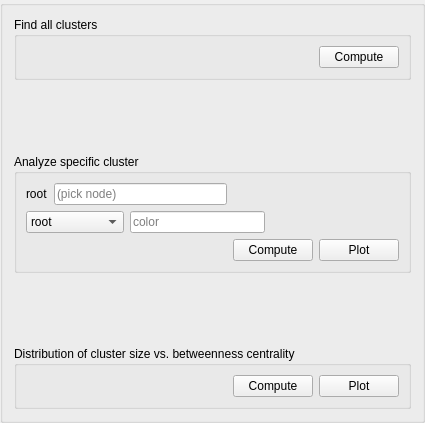
<?xml version="1.0" encoding="UTF-8"?>
<ui version="4.0">
 <class>GroupBox</class>
 <widget class="QGroupBox" name="GroupBox">
  <property name="geometry">
   <rect>
    <x>0</x>
    <y>0</y>
    <width>425</width>
    <height>423</height>
   </rect>
  </property>
  <property name="sizePolicy">
   <sizepolicy hsizetype="Preferred" vsizetype="Minimum">
    <horstretch>0</horstretch>
    <verstretch>0</verstretch>
   </sizepolicy>
  </property>
  <property name="windowTitle">
   <string>GroupBox</string>
  </property>
  <layout class="QVBoxLayout" name="verticalLayout_2">
   <item>
    <widget class="QGroupBox" name="groupBox">
     <property name="title">
      <string>Find all clusters</string>
     </property>
     <layout class="QHBoxLayout" name="horizontalLayout_2">
      <item>
       <spacer name="horizontalSpacer">
        <property name="orientation">
         <enum>Qt::Horizontal</enum>
        </property>
        <property name="sizeHint" stdset="0">
         <size>
          <width>117</width>
          <height>20</height>
         </size>
        </property>
       </spacer>
      </item>
      <item>
       <widget class="QPushButton" name="pushButton_save_clusters">
        <property name="text">
         <string>Compute</string>
        </property>
       </widget>
      </item>
     </layout>
    </widget>
   </item>
   <item>
    <spacer name="verticalSpacer">
     <property name="orientation">
      <enum>Qt::Vertical</enum>
     </property>
     <property name="sizeHint" stdset="0">
      <size>
       <width>20</width>
       <height>40</height>
      </size>
     </property>
    </spacer>
   </item>
   <item>
    <widget class="QGroupBox" name="groupBox_2">
     <property name="title">
      <string>Analyze specific cluster</string>
     </property>
     <layout class="QVBoxLayout" name="verticalLayout">
      <item>
       <layout class="QHBoxLayout" name="horizontalLayout_4">
        <item>
         <widget class="QLabel" name="label">
          <property name="text">
           <string>root</string>
          </property>
         </widget>
        </item>
        <item>
         <widget class="QLineEdit" name="lineEdit_node_picker1">
          <property name="placeholderText">
           <string>(pick node)</string>
          </property>
         </widget>
        </item>
        <item>
         <spacer name="horizontalSpacer_7">
          <property name="orientation">
           <enum>Qt::Horizontal</enum>
          </property>
          <property name="sizeHint" stdset="0">
           <size>
            <width>40</width>
            <height>20</height>
           </size>
          </property>
         </spacer>
        </item>
       </layout>
      </item>
      <item>
       <layout class="QHBoxLayout" name="horizontalLayout_5">
        <item>
         <widget class="QComboBox" name="comboBox">
          <item>
           <property name="text">
            <string>root</string>
           </property>
          </item>
          <item>
           <property name="text">
            <string>intermediate</string>
           </property>
          </item>
          <item>
           <property name="text">
            <string>anchors</string>
           </property>
          </item>
         </widget>
        </item>
        <item>
         <widget class="QLineEdit" name="lineEdit">
          <property name="text">
           <string/>
          </property>
          <property name="placeholderText">
           <string>color</string>
          </property>
         </widget>
        </item>
        <item>
         <spacer name="horizontalSpacer_8">
          <property name="orientation">
           <enum>Qt::Horizontal</enum>
          </property>
          <property name="sizeHint" stdset="0">
           <size>
            <width>40</width>
            <height>20</height>
           </size>
          </property>
         </spacer>
        </item>
       </layout>
      </item>
      <item>
       <layout class="QHBoxLayout" name="horizontalLayout_3">
        <item>
         <spacer name="horizontalSpacer_2">
          <property name="orientation">
           <enum>Qt::Horizontal</enum>
          </property>
          <property name="sizeHint" stdset="0">
           <size>
            <width>40</width>
            <height>20</height>
           </size>
          </property>
         </spacer>
        </item>
        <item>
         <widget class="QPushButton" name="pushButton_save_cluster">
          <property name="text">
           <string>Compute</string>
          </property>
         </widget>
        </item>
        <item>
         <widget class="QPushButton" name="pushButton_draw_cluster">
          <property name="text">
           <string>Plot</string>
          </property>
         </widget>
        </item>
       </layout>
      </item>
     </layout>
    </widget>
   </item>
   <item>
    <spacer name="verticalSpacer_2">
     <property name="orientation">
      <enum>Qt::Vertical</enum>
     </property>
     <property name="sizeHint" stdset="0">
      <size>
       <width>20</width>
       <height>40</height>
      </size>
     </property>
    </spacer>
   </item>
   <item>
    <widget class="QGroupBox" name="groupBox_3">
     <property name="title">
      <string>Distribution of cluster size vs. betweenness centrality </string>
     </property>
     <layout class="QHBoxLayout" name="horizontalLayout">
      <item>
       <spacer name="horizontalSpacer_6">
        <property name="orientation">
         <enum>Qt::Horizontal</enum>
        </property>
        <property name="sizeHint" stdset="0">
         <size>
          <width>74</width>
          <height>20</height>
         </size>
        </property>
       </spacer>
      </item>
      <item>
       <widget class="QPushButton" name="pushButton_save_bc_per_cluster">
        <property name="text">
         <string>Compute</string>
        </property>
       </widget>
      </item>
      <item>
       <widget class="QPushButton" name="pushButton_draw_bc_per_cluster">
        <property name="text">
         <string>Plot</string>
        </property>
       </widget>
      </item>
     </layout>
    </widget>
   </item>
  </layout>
 </widget>
 <resources/>
 <connections/>
</ui>
